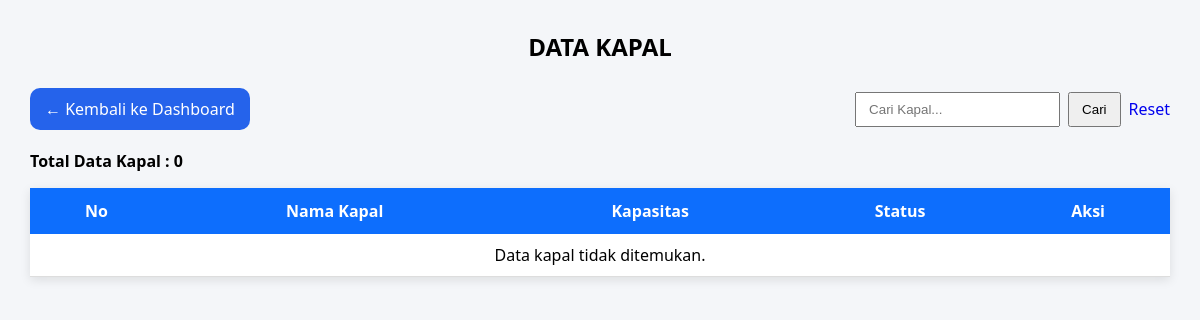
Before: /admin/kapal/index.php with the older database file.
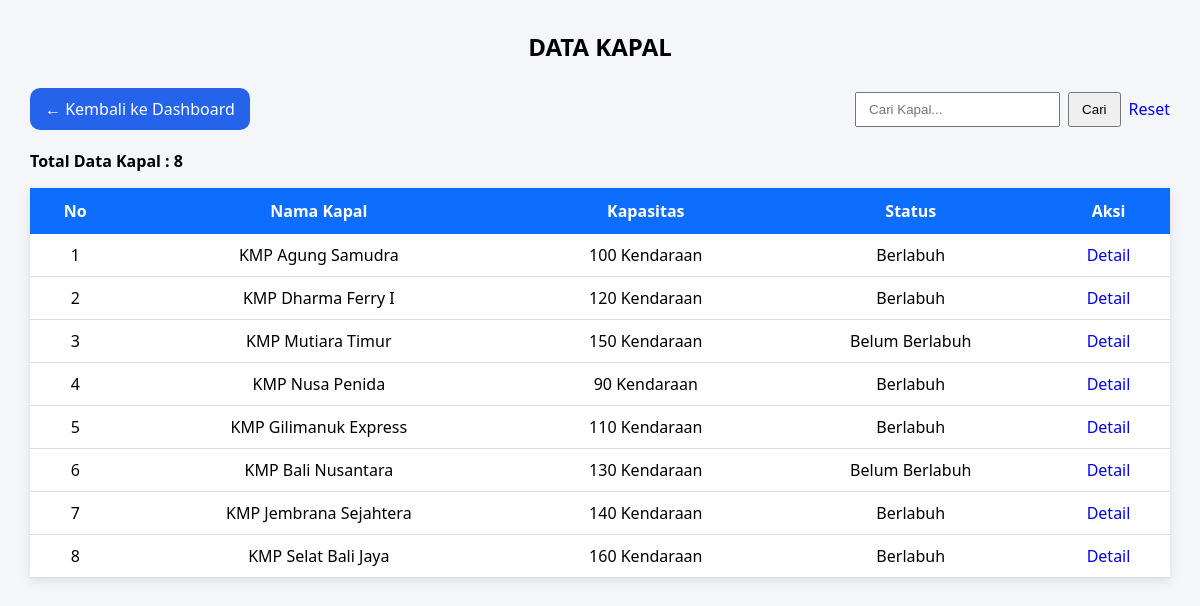
After: the same page with the newer database file.
### tables this page shows
CREATE TABLE kapal (
    id_kapal INT AUTO_INCREMENT PRIMARY KEY,
    id_user INT NOT NULL,
    nama_kapal VARCHAR(100) NOT NULL,
    kapasitas INT NOT NULL,
    status ENUM('Aktif','Tidak Aktif') DEFAULT 'Aktif',

    FOREIGN KEY (id_user)
    REFERENCES users(id_user)
);

### admin/kapal/index.php (the view, shortened to what this page needs)
<?php
include '../../config/koneksi.php';
$keyword = isset($_GET['keyword']) ? $_GET['keyword'] : '';
if ($keyword != '') {
    $data = mysqli_query(
        $koneksi,
        "SELECT * FROM kapal
        WHERE nama_kapal LIKE '%$keyword%'"
    );
} else {
    $data = mysqli_query(
        $koneksi,
        "SELECT * FROM kapal"
    );
}
$total_kapal = mysqli_num_rows($data);
?>
<!DOCTYPE html>
<html>
<head>
    <link rel="stylesheet" href="../../assets/css/table.css">
</head>
<body>
<div class="container">
    <div class="judul">
        <h2>DATA KAPAL</h2>
    </div>
    <div class="header-kapal">
        <a href="../dashboard.php" class="btn-dashboard">
            ← Kembali ke Dashboard
        </a>
        <form method="GET" class="search-box">
            <input
                type="text"
                name="keyword"
                placeholder="Cari Kapal..."
                value="<?= $keyword; ?>"
            >
            <button type="submit">
                Cari
            </button>
            <a href="index.php">
                Reset
            </a>
        </form>
    </div>
    <p>
        <b>Total Data Kapal : <?= $total_kapal; ?></b>
    </p>
    <table>
        <tr>
            <th>No</th>
            <th>Nama Kapal</th>
            <th>Kapasitas</th>
            <th>Status</th>
            <th>Aksi</th>
        </tr>
        <?php
        $no = 1;
        if ($total_kapal > 0) {
            while ($row = mysqli_fetch_assoc($data)) {
        ?>
        <tr>
            <td><?= $no++; ?></td>
            <td><?= $row['nama_kapal']; ?></td>
            <td><?= $row['kapasitas']; ?> Kendaraan</td>
            <td>
                <?= ($row['status'] == 'Aktif')
                    ? 'Berlabuh'
                    : 'Belum Berlabuh'; ?>
            </td>
            <td>
                <a href="detail.php?id=<?= $row['id_kapal']; ?>">
                    Detail
                </a>
            </td>
        </tr>
        <?php
            }
        } else {
        ?>
        <tr>
            <td colspan="5" align="center">
                Data kapal tidak ditemukan.
            </td>
        </tr>
        <?php } ?>
    </table>
</div>
</body>
</html>

### assets/css/table.css (style rules this page uses)
body { background:#f4f6f9; font-family:Segoe UI, sans-serif; margin:30px; }
h2 { text-align:center; margin-bottom:25px; }
table { width:100%; border-collapse:collapse; background:white; box-shadow:0 3px 10px rgba(0,0,0,.1); }
table th { background:#0d6efd; color:white; padding:12px; text-align:center; }
table td { padding:10px; border-bottom:1px solid #ddd; text-align:center; }
a { text-decoration:none; }

### admin/kapal/index.php (style rules this page uses)
.judul { text-align:center; margin-bottom:20px; }
.header-kapal { display:flex; justify-content:space-between; align-items:center; margin-bottom:20px; }
.btn-dashboard { display:inline-block; background:#2563eb; color:white; text-decoration:none; padding:10px 15px; border-radius:10px; font-weight:500; }
.search-box { display:flex; align-items:center; gap:8px; }
.search-box input { padding:8px 12px; }
.search-box button { padding:8px 12px; cursor:pointer; }

Changed rows visible on the page:
added kapal: nama_kapal "KMP Agung Samudra", kapasitas "100", status "Berlabuh"
added kapal: nama_kapal "KMP Dharma Ferry I", kapasitas "120", status "Berlabuh"
added kapal: nama_kapal "KMP Mutiara Timur", kapasitas "150", status "Belum Berlabuh"
added kapal: nama_kapal "KMP Nusa Penida", kapasitas "90", status "Berlabuh"
added kapal: nama_kapal "KMP Gilimanuk Express", kapasitas "110", status "Berlabuh"
added kapal: nama_kapal "KMP Bali Nusantara", kapasitas "130", status "Belum Berlabuh"
added kapal: nama_kapal "KMP Jembrana Sejahtera", kapasitas "140", status "Berlabuh"
added kapal: nama_kapal "KMP Selat Bali Jaya", kapasitas "160", status "Berlabuh"
Other visible differences:
$total_kapal: "0" → "8"
text no longer shown: "Data kapal tidak ditemukan."
